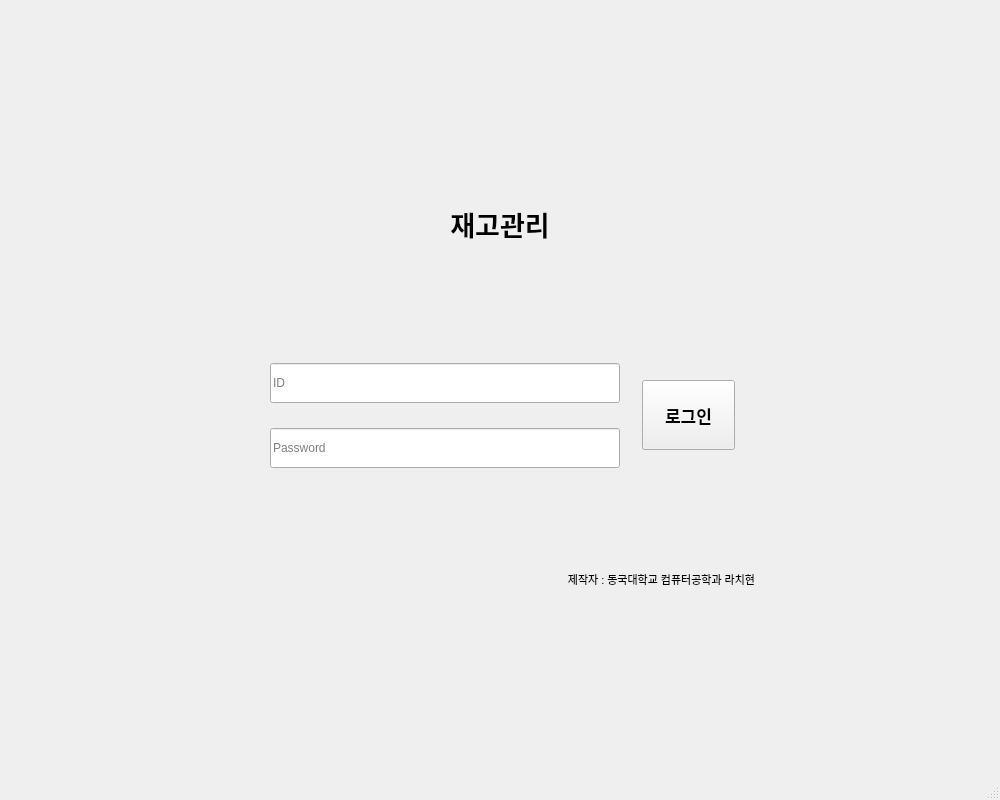
<?xml version="1.0" encoding="UTF-8"?>
<ui version="4.0">
 <class>MainWindow</class>
 <widget class="QMainWindow" name="MainWindow">
  <property name="geometry">
   <rect>
    <x>0</x>
    <y>0</y>
    <width>1000</width>
    <height>800</height>
   </rect>
  </property>
  <property name="sizePolicy">
   <sizepolicy hsizetype="Preferred" vsizetype="Fixed">
    <horstretch>0</horstretch>
    <verstretch>0</verstretch>
   </sizepolicy>
  </property>
  <property name="minimumSize">
   <size>
    <width>1000</width>
    <height>800</height>
   </size>
  </property>
  <property name="maximumSize">
   <size>
    <width>1000</width>
    <height>800</height>
   </size>
  </property>
  <property name="baseSize">
   <size>
    <width>30</width>
    <height>30</height>
   </size>
  </property>
  <property name="font">
   <font>
    <pointsize>9</pointsize>
   </font>
  </property>
  <property name="windowTitle">
   <string>MainWindow</string>
  </property>
  <property name="layoutDirection">
   <enum>Qt::LeftToRight</enum>
  </property>
  <property name="styleSheet">
   <string notr="true">#centralwidget{
	border-image: url(:/images/images/Login_image.png);

}</string>
  </property>
  <property name="tabShape">
   <enum>QTabWidget::Rounded</enum>
  </property>
  <widget class="QWidget" name="centralwidget">
   <layout class="QGridLayout" name="gridLayout">
    <property name="leftMargin">
     <number>200</number>
    </property>
    <property name="topMargin">
     <number>160</number>
    </property>
    <property name="rightMargin">
     <number>200</number>
    </property>
    <property name="bottomMargin">
     <number>160</number>
    </property>
    <item row="0" column="0">
     <layout class="QGridLayout" name="LoginLayout">
      <property name="leftMargin">
       <number>11</number>
      </property>
      <property name="topMargin">
       <number>11</number>
      </property>
      <property name="rightMargin">
       <number>11</number>
      </property>
      <property name="bottomMargin">
       <number>11</number>
      </property>
      <item row="0" column="0">
       <layout class="QVBoxLayout" name="LoginFrameLayout" stretch="2,4,1">
        <property name="spacing">
         <number>30</number>
        </property>
        <property name="leftMargin">
         <number>30</number>
        </property>
        <property name="rightMargin">
         <number>30</number>
        </property>
        <item>
         <layout class="QVBoxLayout" name="LoginNameLayout">
          <item>
           <widget class="QLabel" name="ProgramName_2">
            <property name="text">
             <string>&lt;html&gt;&lt;head/&gt;&lt;body&gt;&lt;p&gt;&lt;span style=&quot; font-size:20pt; font-weight:600;&quot;&gt;재고관리&lt;/span&gt;&lt;/p&gt;&lt;/body&gt;&lt;/html&gt;</string>
            </property>
            <property name="textFormat">
             <enum>Qt::AutoText</enum>
            </property>
            <property name="alignment">
             <set>Qt::AlignCenter</set>
            </property>
           </widget>
          </item>
         </layout>
        </item>
        <item>
         <layout class="QGridLayout" name="LoginInputLayout" columnstretch="2,0">
          <property name="leftMargin">
           <number>15</number>
          </property>
          <property name="topMargin">
           <number>15</number>
          </property>
          <property name="rightMargin">
           <number>15</number>
          </property>
          <property name="bottomMargin">
           <number>15</number>
          </property>
          <property name="horizontalSpacing">
           <number>7</number>
          </property>
          <property name="verticalSpacing">
           <number>30</number>
          </property>
          <item row="1" column="1" rowspan="3">
           <layout class="QHBoxLayout" name="LoginButtonOuter" stretch="0">
            <property name="spacing">
             <number>7</number>
            </property>
            <property name="leftMargin">
             <number>5</number>
            </property>
            <property name="rightMargin">
             <number>5</number>
            </property>
            <item>
             <widget class="QPushButton" name="LoginButton">
              <property name="sizePolicy">
               <sizepolicy hsizetype="Fixed" vsizetype="Fixed">
                <horstretch>0</horstretch>
                <verstretch>0</verstretch>
               </sizepolicy>
              </property>
              <property name="minimumSize">
               <size>
                <width>93</width>
                <height>70</height>
               </size>
              </property>
              <property name="maximumSize">
               <size>
                <width>93</width>
                <height>70</height>
               </size>
              </property>
              <property name="font">
               <font>
                <family>바탕</family>
                <pointsize>13</pointsize>
                <weight>75</weight>
                <bold>true</bold>
               </font>
              </property>
              <property name="text">
               <string>로그인</string>
              </property>
              <property name="iconSize">
               <size>
                <width>20</width>
                <height>40</height>
               </size>
              </property>
             </widget>
            </item>
           </layout>
          </item>
          <item row="1" column="0" rowspan="3">
           <layout class="QVBoxLayout" name="LoginID" stretch="1,1">
            <property name="spacing">
             <number>20</number>
            </property>
            <property name="leftMargin">
             <number>10</number>
            </property>
            <property name="topMargin">
             <number>35</number>
            </property>
            <property name="rightMargin">
             <number>10</number>
            </property>
            <property name="bottomMargin">
             <number>35</number>
            </property>
            <item>
             <widget class="QLineEdit" name="IDBox">
              <property name="sizePolicy">
               <sizepolicy hsizetype="Fixed" vsizetype="Fixed">
                <horstretch>0</horstretch>
                <verstretch>0</verstretch>
               </sizepolicy>
              </property>
              <property name="minimumSize">
               <size>
                <width>350</width>
                <height>40</height>
               </size>
              </property>
              <property name="maximumSize">
               <size>
                <width>350</width>
                <height>40</height>
               </size>
              </property>
              <property name="text">
               <string/>
              </property>
              <property name="placeholderText">
               <string>ID</string>
              </property>
             </widget>
            </item>
            <item>
             <widget class="QLineEdit" name="PasswordBox">
              <property name="sizePolicy">
               <sizepolicy hsizetype="Fixed" vsizetype="Fixed">
                <horstretch>0</horstretch>
                <verstretch>0</verstretch>
               </sizepolicy>
              </property>
              <property name="minimumSize">
               <size>
                <width>350</width>
                <height>40</height>
               </size>
              </property>
              <property name="maximumSize">
               <size>
                <width>350</width>
                <height>40</height>
               </size>
              </property>
              <property name="text">
               <string/>
              </property>
              <property name="echoMode">
               <enum>QLineEdit::Password</enum>
              </property>
              <property name="placeholderText">
               <string>Password</string>
              </property>
             </widget>
            </item>
           </layout>
          </item>
         </layout>
        </item>
        <item>
         <layout class="QVBoxLayout" name="verticalLayout">
          <item>
           <widget class="QLabel" name="label">
            <property name="font">
             <font>
              <pointsize>8</pointsize>
             </font>
            </property>
            <property name="text">
             <string>&lt;html&gt;&lt;head/&gt;&lt;body&gt;&lt;p align=&quot;right&quot;&gt;제작자 : 동국대학교 컴퓨터공학과 라치현&lt;/p&gt;&lt;/body&gt;&lt;/html&gt;</string>
            </property>
           </widget>
          </item>
         </layout>
        </item>
       </layout>
      </item>
     </layout>
    </item>
   </layout>
  </widget>
  <widget class="QMenuBar" name="menubar">
   <property name="geometry">
    <rect>
     <x>0</x>
     <y>0</y>
     <width>1000</width>
     <height>26</height>
    </rect>
   </property>
  </widget>
  <widget class="QStatusBar" name="statusbar"/>
 </widget>
 <resources>
  <include location="resources/resource.qrc"/>
 </resources>
 <connections/>
</ui>
